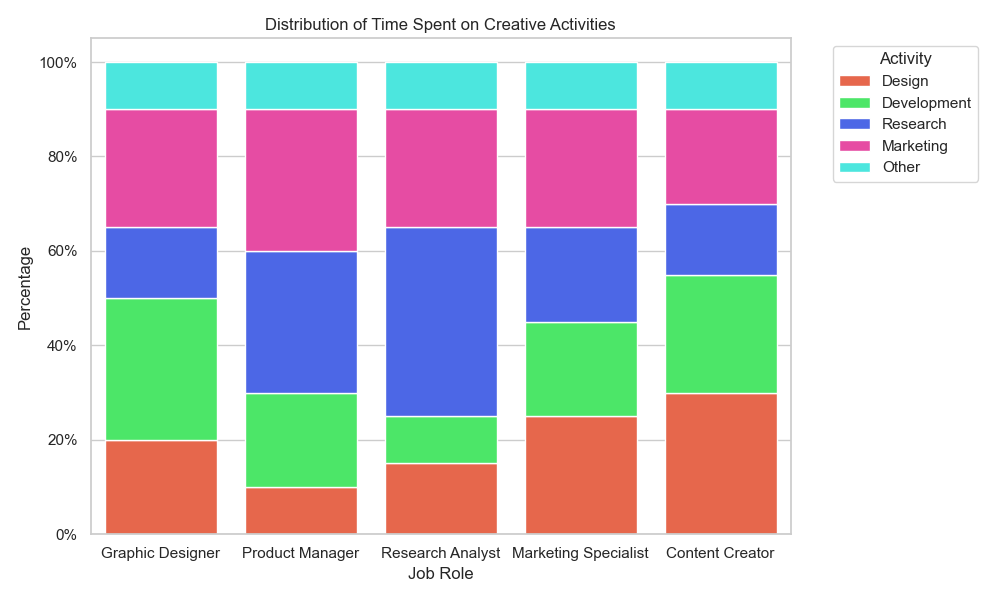

Recreate this plot in Python.

import pandas as pd
import seaborn as sns
import matplotlib.pyplot as plt
from matplotlib.ticker import PercentFormatter

# Data
data = {
    'Role': ['Graphic Designer', 'Product Manager', 'Research Analyst', 'Marketing Specialist', 'Content Creator'],
    'Design': [20, 10, 15, 25, 30],
    'Development': [30, 20, 10, 20, 25],
    'Research': [15, 30, 40, 20, 15],
    'Marketing': [25, 30, 25, 25, 20],
    'Other': [10, 10, 10, 10, 10]
}

# Convert dictionary to DataFrame
df = pd.DataFrame(data)

# Calculate the percentage
df.set_index('Role', inplace=True)
df_percentage = df.divide(df.sum(axis=1), axis=0) * 100

# Start a figure with seaborn style
plt.figure(figsize=(10, 6))
sns.set_theme(style="whitegrid")

# Create a color map
colors = ["#FF5733", "#33FF57", "#3357FF", "#FF33A6", "#33FFF5"]

# Starting position
bar_start = pd.Series([0.0, 0.0, 0.0, 0.0, 0.0], index=df.index)

for col, color in zip(df.columns, colors):
    # Plot each category stack
    sns.barplot(
        y=df_percentage[col],
        x=df_percentage.index,
        color=color,
        label=col,
        bottom=bar_start
    )
    # Add the values to the starting position
    bar_start += df_percentage[col]

# Customizations
plt.ylabel('Percentage')
plt.xlabel('Job Role')
plt.title('Distribution of Time Spent on Creative Activities')
plt.yticks(rotation=0)
plt.legend(title='Activity', bbox_to_anchor=(1.05, 1), loc='upper left')

# Convert y-axis labels to percentage
plt.gca().yaxis.set_major_formatter(PercentFormatter())

# Show the plot
plt.tight_layout()
plt.show()
